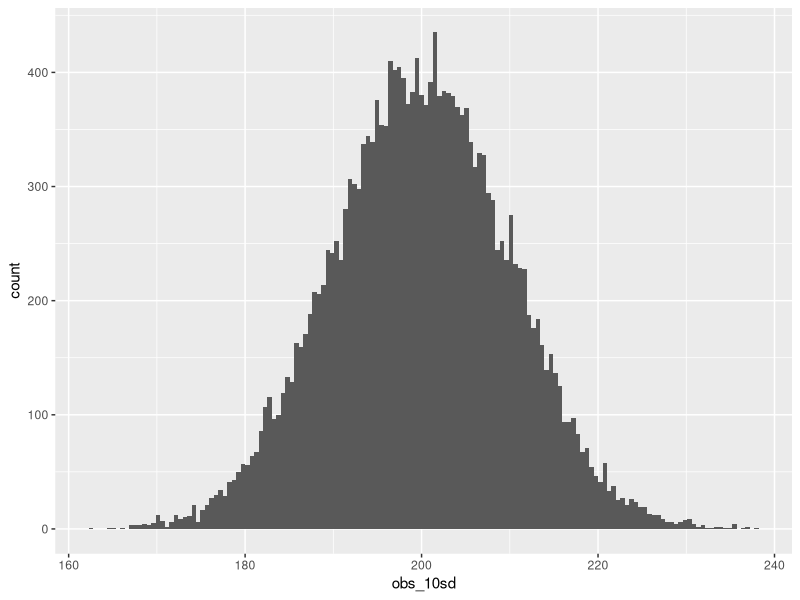

Generate this figure with R: (Note: this script raises an error after producing the figure.)
# Make the skewed distribution analyses

# libraries
library(ggplot2)

### Set up simulated unimodal distributions ###

nn <- 20000

#10 SD
set.seed(10)
obs_10sd <- rnorm(20000, mean = 200, sd = 10)
to_10sd <- as.data.frame(obs_10sd)
ggplot(data= to_10sd, aes(x = obs_10sd)) + geom_histogram(bins = 150)
min(to_10sd) ## 199.8918
max(to_10sd) # 199.89258
quantile(obs_10sd, probs = c(0,0.01,0.05,0.1,0.5,0.9,0.95,0.99,1)) #10% -186.99 50% - 199.89
mean(obs_10sd)
# 199.89

# function to make weighted probs
make_weigted_probs <- function(x){
  df <- data.frame(x = x, y = NA)
  q1 <- quantile(x, probs = 0.1)
  q2 <- quantile(x, probs = 0.5)
  m <- mean(x)
  df <- df %>% 
    mutate(y = ifelse(x < q1, 0.6, 
                      ifelse(x > q1 & x < m, 0.3, 0.1)))
  return(df)
}

# now create 100 lists per observation and standard deviation combination
obs_10sd_wp <- make_weigted_probs(obs_10sd)
set.seed(1)
rep_10obs_10sd <- replicate(n = 100, expr = sample(obs_10sd_wp$x, size = 10, 
                                                   prob = obs_10sd_wp$y, replace = FALSE))
list_10obs_10sd <- split(rep_10obs_10sd, rep(1:ncol(rep_10obs_10sd), each = nrow(rep_10obs_10sd)))

set.seed(2)
rep_20obs_10sd <- replicate(n = 100, expr = sample(obs_10sd_wp$x, size = 20, 
                                                   prob = obs_10sd_wp$y, replace = FALSE))
list_20obs_10sd <- split(rep_20obs_10sd, rep(1:ncol(rep_20obs_10sd), each = nrow(rep_20obs_10sd)))

set.seed(5)
rep_50obs_10sd <- replicate(n = 100, expr = sample(obs_10sd_wp$x, size = 50, 
                                                   prob = obs_10sd_wp$y, replace = FALSE))
list_50obs_10sd <- split(rep_50obs_10sd, rep(1:ncol(rep_50obs_10sd), each = nrow(rep_50obs_10sd)))


#20 SD
set.seed(365)
obs_20sd <- rnorm(20000, mean = 200, sd = 20)
to_20sd <- as.data.frame(obs_20sd)
ggplot(data= to_20sd, aes(x = obs_20sd)) + geom_histogram(bins = 150)
min(to_20sd) # 119.9182
max(to_20sd) # 279.3462
quantile(obs_20sd, probs = c(0,0.01,0.05,0.1,0.5,0.9,0.95,0.99,1)) #10% -174.82 50% - 200.18
mean(obs_20sd)
# 200.16

obs_20sd_wp <- make_weigted_probs(obs_20sd)
set.seed(1)
rep_10obs_20sd <- replicate(n = 100, expr = sample(obs_20sd_wp$x, size = 10, 
                                                   prob = obs_20sd_wp$y, replace = FALSE))
list_10obs_20sd <- split(rep_10obs_20sd, rep(1:ncol(rep_10obs_20sd), each = nrow(rep_10obs_20sd)))

set.seed(2)
rep_20obs_20sd <- replicate(n = 100, expr = sample(obs_20sd_wp$x, size = 20, 
                                                   prob = obs_20sd_wp$y, replace = FALSE))
list_20obs_20sd <- split(rep_20obs_20sd, rep(1:ncol(rep_20obs_20sd), each = nrow(rep_20obs_20sd)))

set.seed(5)
rep_50obs_20sd <- replicate(n = 100, expr = sample(obs_20sd_wp$x, size = 50, 
                                                   prob = obs_20sd_wp$y, replace = FALSE))
list_50obs_20sd <- split(rep_50obs_20sd, rep(1:ncol(rep_50obs_20sd), each = nrow(rep_50obs_20sd)))


#40 SD
set.seed(40)
obs_40sd <- rnorm(20000, mean = 200, sd = 40)
to_40sd <- as.data.frame(obs_40sd)
ggplot(data= to_40sd, aes(x = obs_40sd)) + geom_histogram(bins = 150)
min(to_40sd) # 35.88112
max(to_40sd) #361.3789
quantile(obs_40sd, probs = c(0,0.01,0.05,0.1,0.5,0.9,0.95,0.99,1)) #10% -149.30459 50% - 199.80307
mean(obs_40sd)
#200.19

obs_40sd_wp <- make_weigted_probs(obs_40sd)
set.seed(1)
rep_10obs_40sd <- replicate(n = 100, expr = sample(obs_40sd_wp$x, size = 10, 
                                                   prob = obs_40sd_wp$y, replace = FALSE))
list_10obs_40sd <- split(rep_10obs_40sd, rep(1:ncol(rep_10obs_40sd), each = nrow(rep_10obs_40sd)))

set.seed(2)
rep_20obs_40sd <- replicate(n = 100, expr = sample(obs_40sd_wp$x, size = 20, 
                                                   prob = obs_40sd_wp$y, replace = FALSE))
list_20obs_40sd <- split(rep_20obs_40sd, rep(1:ncol(rep_20obs_40sd), each = nrow(rep_20obs_40sd)))

set.seed(5)
rep_50obs_40sd <- replicate(n = 100, expr = sample(obs_40sd_wp$x, size = 50, 
                                                   prob = obs_40sd_wp$y, replace = FALSE))
list_50obs_40sd <- split(rep_50obs_40sd, rep(1:ncol(rep_50obs_40sd), each = nrow(rep_50obs_40sd)))